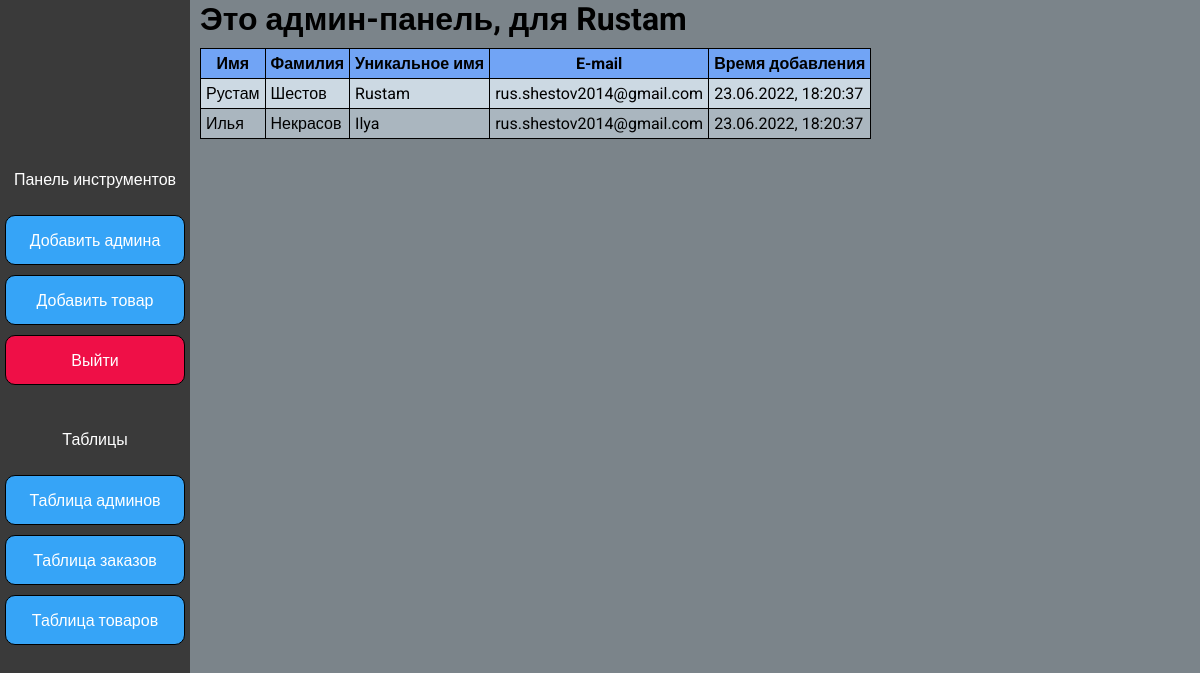
Page /admin (signed in) on the earlier database version.
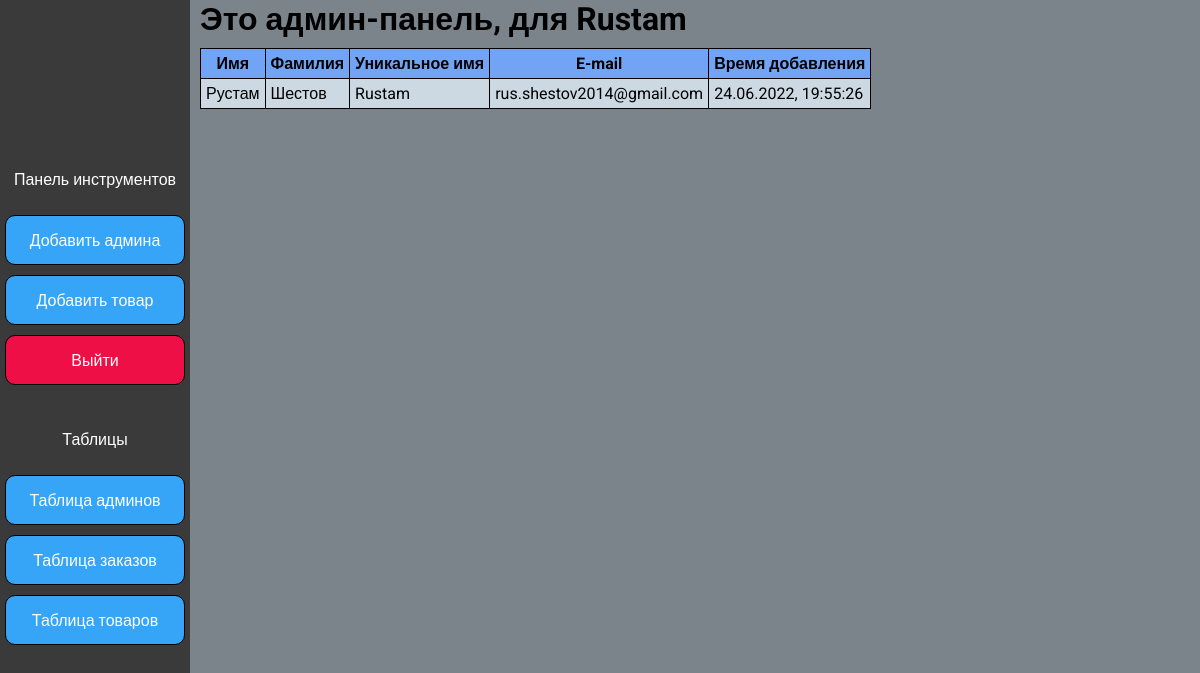
Same page on the later database version.
### app.py (models this page shows, shortened)
class Admin(db.Model):
    id = db.Column(db.Integer, primary_key=True)
    name = db.Column(db.String(100), nullable=False)
    surname = db.Column(db.String(100), nullable=False)
    username = db.Column(db.String(100), nullable=False)
    email = db.Column(db.String(100), nullable=False)
    password = db.Column(db.String(100), nullable=False)
    time = db.Column(db.DateTime, default=datetime.utcnow())

### app.py (the view)
@app.route("/admin", methods=['POST', 'GET'])
def admin():
    if request.method == 'POST':
        user_admin = Admin.query.filter_by(username=request.form['username']).first()
        if werkzeug.security.check_password_hash(user_admin.password, request.form['password']):
            session['username'] = request.form['username']
        return redirect('/admin')
    else:
        if 'username' not in session:
            logIn = False
        else:
            logIn = True
        admins = Admin.query.order_by(Admin.time.desc()).all()
        orders = Order.query.order_by(Order.time.desc()).all()
        products = Products.query.order_by(Products.time.desc()).all()
        return render_template("admin.html", logIn=logIn, admins=admins, orders=orders, products=products)

### templates/admin.html (shortened to what this page needs)
<!DOCTYPE html>
<html lang="ru">
<head>
    <link rel="stylesheet" href="{{ url_for('static', filename='css/style.css') }}">
</head>
<body>
    {% if not logIn %}
    <section class="formSection">
        <div class="box">
            <div class="form">
                <h2>Вход</h2>
                <form method="post">
                    <div class="inputBx">
                        <input type="text" name="username" id="username" placeholder="Имя пользователя">
                    </div>
                    <div class="inputBx">
                        <input type="password" name="password" id="password" placeholder="Пароль">
                    </div>
                    <div class="inputBx" id="login-admin">
                        <input type="submit" value="Вход">
                    </div>
                </form>
            </div>
        </div>
    </section>
    {% else %}
        <div class="admin-body">
            <aside>
                <div class="buttons">
                    <div class="aside-name">
                        <p>Панель инструментов</p>
                    </div>
                    <div>
                        <form action="/add_admin" >
                            <button class="button">Добавить админа</button>
                        </form>
                    </div>
                    <div>
                        <form action="/add_product" >
                            <button class="button">Добавить товар</button>
                        </form>
                    </div>
                    <div>
                        <form action="/logout" >
                            <button class="button logout">Выйти</button>
                        </form>
                    </div>
                </div>
                <div class="buttons">
                    <div class="aside-name">
                        <p>Таблицы</p>
                    </div>
                    <div>
                        <button class="button show-admin">Таблица админов</button>
                    </div>
                    <div>
                        <button class="button show-order">Таблица заказов</button>
                    </div>
                    <div>
                        <button class="button show-product">Таблица товаров</button>
                    </div>
                </div>
            </aside>
            <div class="admin-tools">
                <h1>Это админ-панель, для {{session['username']}}</h1>
                <div class="admin-table" id="admin-table">
                <table>
                    <thead>
                        <tr>
                            <th>Имя</th>
                            <th>Фамилия</th>
                            <th>Уникальное имя</th>
                            <th>E-mail</th>
                            <th>Время добавления</th>
                        </tr>
                    </thead>
                    <tbody>
                        {% for el in admins %}
                            <tr>
                                <td>{{el.name}}</td>
                                <td>{{el.surname}}</td>
                                <td>{{el.username}}</td>
                                <td>{{el.email}}</td>
                                <td>{{el.time.strftime("%d.%m.%Y, %H:%M:%S")}}</td>
                            </tr>
                        {% endfor %}
                    </tbody>
                </table>
                </div>
            </div>
        </div>
    {% endif %}
</body>
</html>

### static/css/global.css (style rules this page uses)
* { margin: 0; padding: 0; box-sizing: border-box; font-family: 'Roboto', sans-serif; scroll-behavior: smooth; text-decoration: none; }

### static/css/admin-panel.css (style rules this page uses)
.admin-body { display: flex; width: 100%; height: 100%; background-color: #7b848a; }
aside { display: flex; flex-direction: column; position: relative; align-items: center; justify-content: center; width: fit-content; height: 100vh; background: #3a3a3a; margin-right: 10px; color: #fff; }
.aside-name { display: block; width: 180px; height: 50px; text-align: center; line-height: 50px; justify-content: center; margin: 5px 5px; }
.admin-tools { display: block; }
.buttons { display: flex; flex-direction: column; margin: 10px auto; width: 100%; justify-content: space-between; }
.button { display: block; width: 180px; height: 50px; border: 1px solid black; border-radius: 10px; text-align: center; line-height: 50px; background-color: #36a4f7; margin: 5px 5px; color: #fff; font-size: 16px; }
.logout { background-color: #EF0F47; }
.admin-table table { border: 1px solid black; border-collapse: collapse; margin: 10px 0px; }
.admin-table table th { border: 1px solid black; padding: 5px; background-color: rgba(113, 164, 245, 1.0); bacg }
.admin-table table tbody td { border: 1px solid black; padding: 5px; }
.admin-table table tbody tr:nth-child(odd) { background-color: #ccd9e3; }
.admin-table table tbody td:nth-child(even) { border: 1px solid black; padding: 5px; }

### static/css/cart-modal.css (style rules this page uses)
::placeholder { color: #adadad; }

Differences in the rows shown:
removed Admin: name "Илья", surname "Некрасов", username "Ilya", email "rus.shestov2014@gmail.com", time "23.06.2022, 18:20:37"
changed Admin "Рустам": time "23.06.2022, 18:20:37" → "24.06.2022, 19:55:26"
